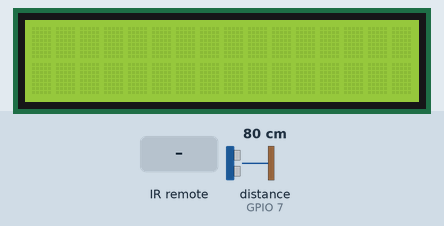
The sketch below on a simulated ESP32-S3. Shown: 16×2 character LCD. The inputs (shaded band) are chosen by the test bench; at power-on: distance to the obstacle (sensor on GPIO 7) 80 cm. The echo pulse lasts 58.3 µs per cm.

Above: at 1.2 s.
1.3 s: infrared code 0x16 received
At 1.9 s:
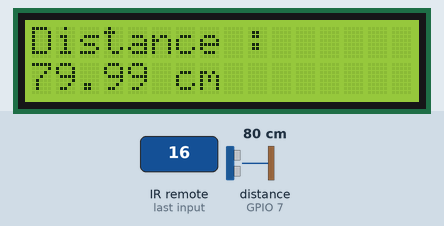
2.8 s: infrared code 0x19 received
At 3.9 s:
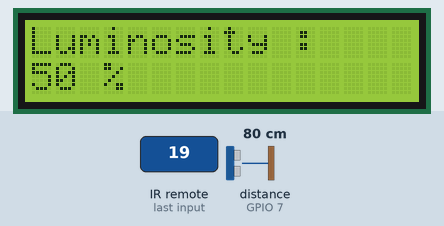
Timing chart, 0 to 5.8 s (numbered marks = the images above; inputs shaded):
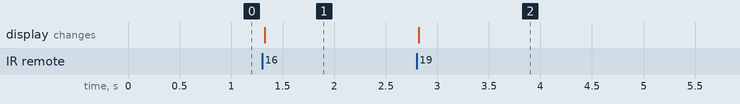

Measured:
- after the input at 1.3 s, the display: changes at once (image 1)
- after the input at 2.8 s, the display: changes at once (image 2)

The sketch:

Code.ino
```cpp
#include <Wire.h>
#include <LiquidCrystal_I2C.h>
#include <IRremote.hpp>

// --- Pin Definitions ---
#define SDA_PIN 4      // I2C Data
#define SCL_PIN 5      // I2C Clock
#define TrigPin 6      // Ultrasonic Trigger
#define EchoPin 7      // Ultrasonic Echo
#define IRpin 16       // IR Receiver Signal (OUT)
#define Light 17       // Photoresistor Analog Input (ADC)

// --- Object Initialization ---
// Initialize the LCD at I2C address 0x27 with 16 columns and 2 rows
LiquidCrystal_I2C lcd(0x27, 16, 2);

void setup() {
  // Configure sensor pins
  pinMode(TrigPin, OUTPUT);
  pinMode(EchoPin, INPUT);

  // Initialize I2C communication with custom ESP32-S3 pins
  Wire.begin(SDA_PIN, SCL_PIN);

  // Initialize the LCD screen and turn on the backlight
  lcd.init();
  lcd.backlight();

  // Start the IR receiver
  IrReceiver.begin(IRpin);
}

void loop() {
  // Check if an IR signal has been successfully received
  if (IrReceiver.decode()) {
    int command = IrReceiver.decodedIRData.command;

    // Command 0x16 (Button 1): Display Ultrasonic Distance
    if (command == 0x16) {
      // Trigger the ultrasonic sensor
      digitalWrite(TrigPin, LOW);
      delayMicroseconds(2);
      digitalWrite(TrigPin, HIGH);
      delayMicroseconds(10);
      digitalWrite(TrigPin, LOW);

      // Calculate distance based on the speed of sound
      long duration = pulseIn(EchoPin, HIGH);
      float distanceCm = duration * 0.0343 / 2;

      // Update the LCD
      lcd.clear();
      lcd.setCursor(0, 0);
      lcd.print("Distance :");
      lcd.setCursor(0, 1);
      lcd.print(distanceCm);
      lcd.print(" cm");
    }

    // Command 0x19 (Button 2): Display Luminosity Percentage
    else if (command == 0x19) {
      // Read the analog value from the photoresistor (0 to 4095 on ESP32-S3)
      int lightLevel = analogRead(Light);

      // Convert the 12-bit ADC reading to a percentage (0-100%)
      int lightLevel1 = (lightLevel * 100) / 4095;

      // Update the LCD
      lcd.clear();
      lcd.setCursor(0, 0);
      lcd.print("Luminosity :");
      lcd.setCursor(0, 1);
      lcd.print(lightLevel1);
      lcd.print(" %");
    }

    // Reset the IR receiver to capture the next button press
    IrReceiver.resume();
  }
}
```
